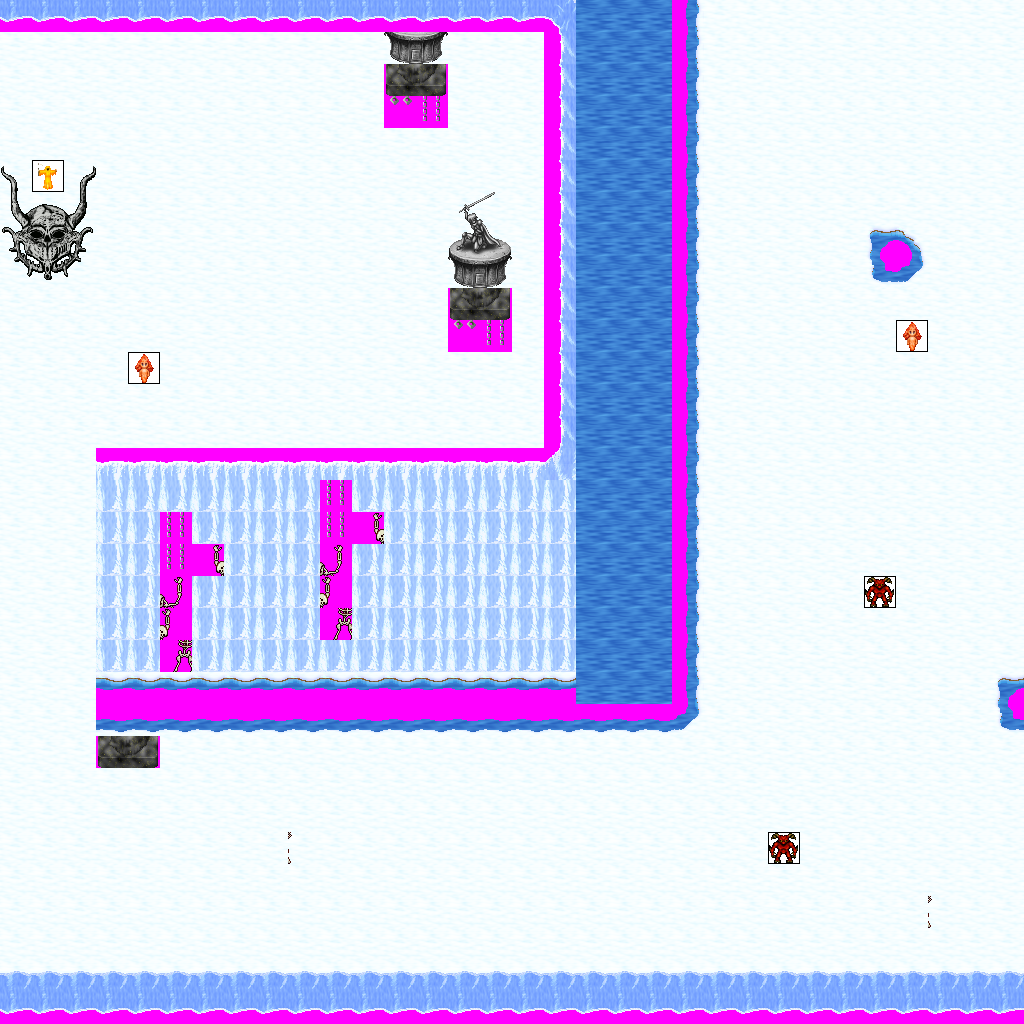

Rendered tile map (Tiled .tmx) drawn with the repository's tilesets; below, a short description and the map source with its tile grids summarised:
An orthogonal 32x32 tile map with 32x32 px tiles, 9 tile layers (Ground, Objects, Above, Walkable, ...), 15 tilesets and 10 objects (5x newmap, from_west_0, from_west_1, from_east_0, from_east_1, ...).

<map version="1.0" orientation="orthogonal" width="32" height="32" tilewidth="32" tileheight="32">
 <tileset firstgid="1" name="item_statue_swordsman" tilewidth="32" tileheight="32">
  <image source="../drawable/item_statue_swordsman.png" width="128" height="96" />
 </tileset>
 <tileset firstgid="13" name="item_statue_skull_carving" tilewidth="32" tileheight="32">
  <image source="../drawable/item_statue_skull_carving.png" width="64" height="64" />
 </tileset>
 <tileset firstgid="17" name="item_armor_chains" tilewidth="32" tileheight="32">
  <image source="../drawable/item_armor_chains.png" width="64" height="64" />
 </tileset>
 <tileset firstgid="21" name="item_corpse_skeleton_hanging" tilewidth="32" tileheight="32">
  <image source="../drawable/item_corpse_skeleton_hanging.png" width="128" height="192" />
 </tileset>
 <tileset firstgid="45" name="terrain_stairs_stone" tilewidth="32" tileheight="32">
  <image source="../drawable/terrain_stairs_stone.png" width="96" height="192" />
 </tileset>
 <tileset firstgid="63" name="object_creep_large" tilewidth="32" tileheight="32">
  <image source="../drawable/object_creep_large.png" width="96" height="352" />
 </tileset>
 <tileset firstgid="96" name="logic_creature_elemental" tilewidth="32" tileheight="32">
  <image source="../drawable/logic_creature_elemental.png" width="256" height="64" />
 </tileset>
 <tileset firstgid="112" name="logic_creature_demon" tilewidth="32" tileheight="32">
  <image source="../drawable/logic_creature_demon.png" width="224" height="32" />
 </tileset>
 <tileset firstgid="119" name="ground_ridge_ice" tilewidth="32" tileheight="32">
  <image source="../drawable/ground_ridge_ice.png" width="224" height="192" />
 </tileset>
 <tileset firstgid="161" name="ground_ice_ice" tilewidth="32" tileheight="32">
  <image source="../drawable/ground_ice_ice.png" width="96" height="32" />
 </tileset>
 <tileset firstgid="164" name="ground_water_water" tilewidth="32" tileheight="32">
  <image source="../drawable/ground_water_water.png" width="96" height="256" />
 </tileset>
 <tileset firstgid="188" name="ground_water_pool_icy" tilewidth="32" tileheight="32">
  <image source="../drawable/ground_water_pool_icy.png" width="288" height="96" />
 </tileset>
 <tileset firstgid="215" name="ground_ice_glacier" tilewidth="32" tileheight="32">
  <image source="../drawable/ground_ice_glacier.png" width="32" height="32" />
 </tileset>
 <tileset firstgid="216" name="logic_creature_undead_specter" tilewidth="32" tileheight="32">
  <image source="../drawable/logic_creature_undead_specter.png" width="192" height="32" />
 </tileset>
 <tileset firstgid="222" name="walkable_sentinel" tilewidth="32" tileheight="32">
  <image source="../drawable/walkable_sentinel.png" width="32" height="32" />
 </tileset>
 <layer name="Ground" width="32" height="32">
  <data>[1024 cells, 928 non-empty, 3 distinct tile ids]</data>
 </layer>
 <layer name="Objects" width="32" height="32">
  <data>[1024 cells, 54 non-empty, 12 distinct tile ids]</data>
 </layer>
 <layer name="Above" width="32" height="32">
  <data>[1024 cells, 12 non-empty, 8 distinct tile ids]</data>
 </layer>
 <layer name="Walkable" width="32" height="32">
  <data>[1024 cells, 306 non-empty, 1 distinct tile ids]</data>
 </layer>
 <layer name="Objects_stendhal" width="32" height="32">
  <data>[1024 cells, 375 non-empty, 35 distinct tile ids]</data>
 </layer>
 <layer name="Objects_stendhal2" width="32" height="32">
  <data>[1024 cells, 33 non-empty, 1 distinct tile ids]</data>
 </layer>
 <layer name="Above_stendhal" width="32" height="32">
  <data>[1024 cells, 0 non-empty, 0 distinct tile ids]</data>
 </layer>
 <layer name="Above_stendhal2" width="32" height="32">
  <data>[1024 cells, 0 non-empty, 0 distinct tile ids]</data>
 </layer>
 <layer name="Objects_stendhal3" width="32" height="32">
  <data>[1024 cells, 5 non-empty, 3 distinct tile ids]</data>
 </layer>
 <objectgroup name="Mapevents" width="32" height="32">
  <object name="exit_east_0" type="newmap" x="992" y="416" width="32" height="256">
   <properties>
    <property name="map" value="level_2_nalwor_frozen_hell_x3_y3" />
    <property name="place" value="from_east_0" />
   </properties>
  </object>
  <object name="exit_east_1" type="newmap" x="992" y="736" width="32" height="256">
   <properties>
    <property name="map" value="level_2_nalwor_frozen_hell_x3_y3" />
    <property name="place" value="from_east_1" />
   </properties>
  </object>
  <object name="exit_west_0" type="newmap" x="0" y="32" width="32" height="416">
   <properties>
    <property name="map" value="level_2_nalwor_frozen_hell_x1_y3" />
    <property name="place" value="from_west_0" />
   </properties>
  </object>
  <object name="exit_west_1" type="newmap" x="0" y="768" width="32" height="224">
   <properties>
    <property name="map" value="level_2_nalwor_frozen_hell_x1_y3" />
    <property name="place" value="from_west_1" />
   </properties>
  </object>
  <object name="exit_north_0" type="newmap" x="704" y="0" width="320" height="32">
   <properties>
    <property name="map" value="level_2_nalwor_frozen_hell_x2_y2" />
    <property name="place" value="from_north_0" />
   </properties>
  </object>
 </objectgroup>
 <objectgroup name="Spawn" width="32" height="32">
  <object name="from_west_0" x="992" y="544" width="32" height="32" />
  <object name="from_west_1" x="992" y="864" width="32" height="32" />
  <object name="from_east_0" x="0" y="224" width="32" height="32" />
  <object name="from_east_1" x="0" y="864" width="32" height="32" />
  <object name="from_south_0" x="864" y="0" width="32" height="32" />
 </objectgroup>
 <objectgroup name="Keys" width="32" height="32" />
 <objectgroup name="Replace" width="32" height="32" />
</map>
